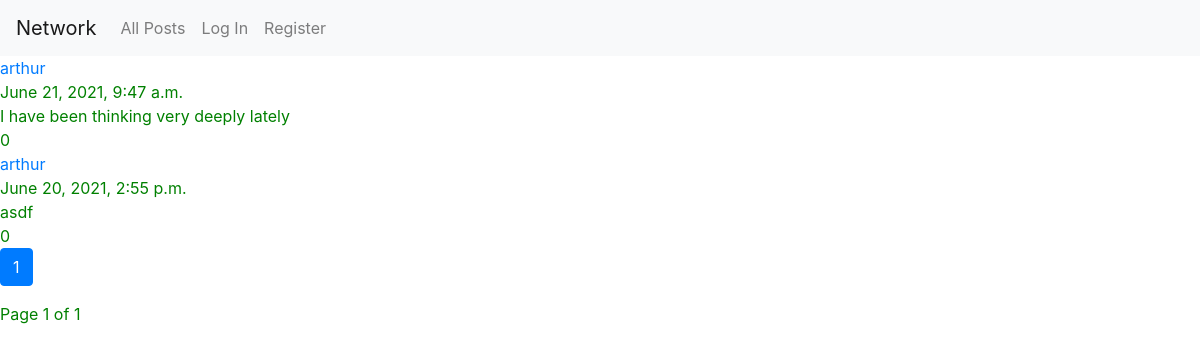
Page /all-posts on the committed database.
### network/models.py (models this page shows)
class Post(models.Model):
    user = models.ForeignKey(
        User,
        on_delete=CASCADE, related_name="posts")
    text = models.CharField(
        max_length=1000,
        verbose_name="Post:"
    )
    likes = models.ManyToManyField(
        User,
        blank=True,
        related_name="likedPosts"
    )
    date = models.DateTimeField(
        verbose_name="Published:",
        auto_now_add=True,
        blank=True
    )

class User(AbstractUser):
    follows = models.ManyToManyField(
        "User",
        blank=True,
        related_name="followers"
    )

### network/views.py (the view)
# urls.py: path("all-posts", views.all_posts, name="all-posts"),
def all_posts(request, page_num=1):
    posts = Post.objects.all().order_by("-date")
    p = Paginator(posts, 10)
    return render(request, "network/all-posts.html", {
        "posts": p.page(page_num)
    })

### network/templates/network/all-posts.html
{% extends "network/layout.html" %}
{% block body %}
    {% include "network/posts.html" %}
{% endblock %}

### network/templates/network/posts.html (shortened to what this page needs)
<div class="posts-cont">
  {% for post in posts.object_list %}
  <div class="post-cont">
    <a href="{% url 'user-profile' post.user.id%}" class="user">{{post.user}}</a>
    <div class="date">{{post.date}}</div>
    <div class="text">{{post.text}}</div>
    <div class="likes">{{post.likes.count}}</div>
  </div>
  {% empty %}
    <h1>There are no posts</h1>
  {% endfor %}
  <nav aria-label="Page navigation" >
    <ul class="pagination">
      {% for page_num in posts.paginator.page_range %}
        {% if page_num == posts.number %}
          <li class="page-item active">
            <a href="{{request.path}}" class="page-link">{{page_num}}</a>
          </li>
        {% else %}
          <li class="page-item">
            <a href="{{request.path}}/{{page_num}}" class="page-link">{{page_num}}</a>
          </li>
        {% endif %}
      {% endfor %}
    </ul>
    <span class="current">
      Page {{posts.number}} of {{posts.paginator.num_pages}}
    </span>
  </nav>
</div>

### network/static/network/styles.css (style rules this page uses)
body { color: green; }

### rows in the picture
Post: user "arthur", date "June 21, 2021, 9:47 a.m.", text "I have been thinking very deeply lately", likes.count "0"
Post: user "arthur", date "June 20, 2021, 2:55 p.m.", text "asdf", likes.count "0"

### other values in the picture
{{ page_num }} "1"
{{ posts.number }} "1"
{{ posts.paginator.num_pages }} "1"
